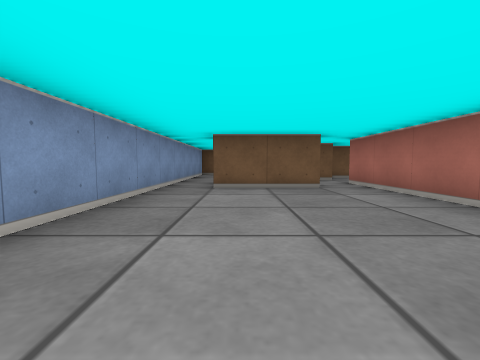
View 1 (above)

21 first-person views from a walk through a cub3D ray-caster map. The camera is about half as high as the walls, tilts 4° down and sees 90° across. The floor is counted in squares. Each view is taken from the middle of a square. On the plan, view 1 faces up. The plan holds only what a view shows up to about 9 squares ahead; the rest is blank. The place goes on beyond the plan.

View 2
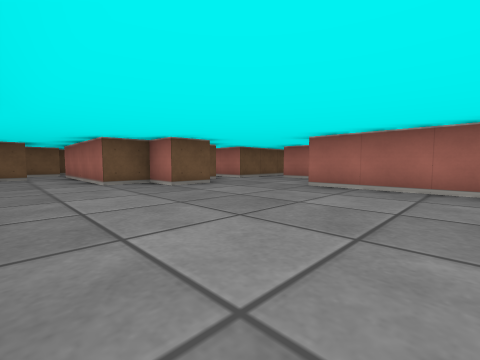

View 3
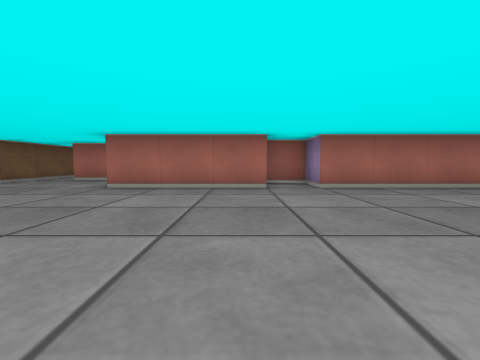

View 4
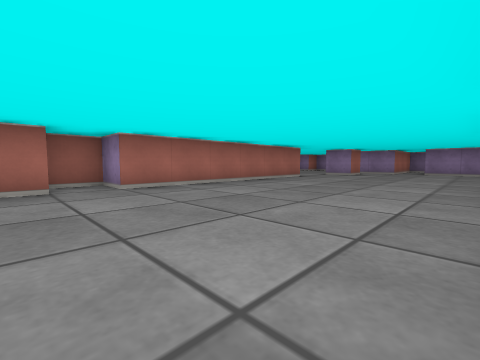

View 5
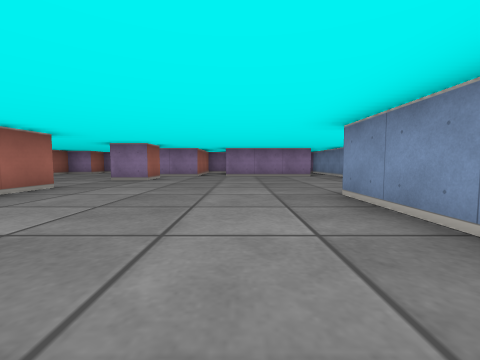

View 6
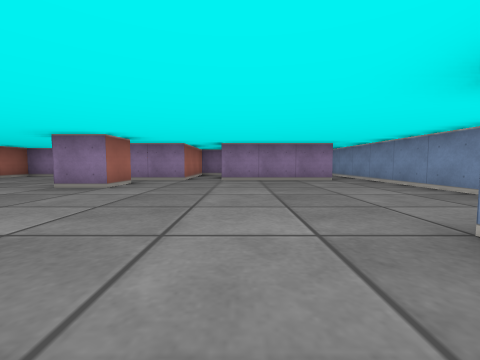

View 7
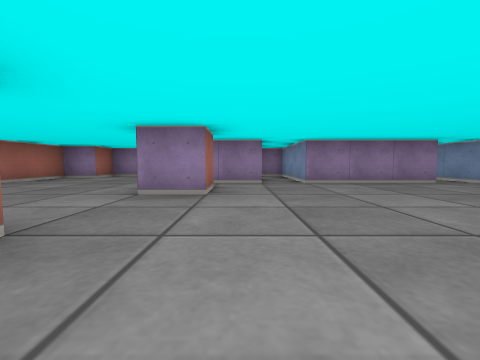

View 8
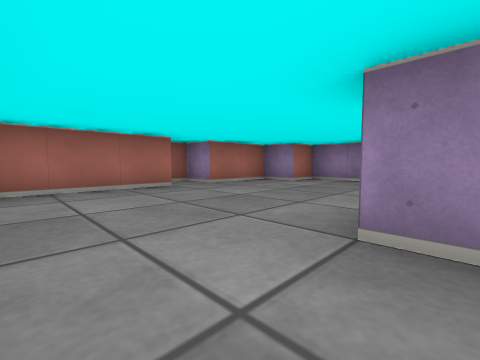

View 9
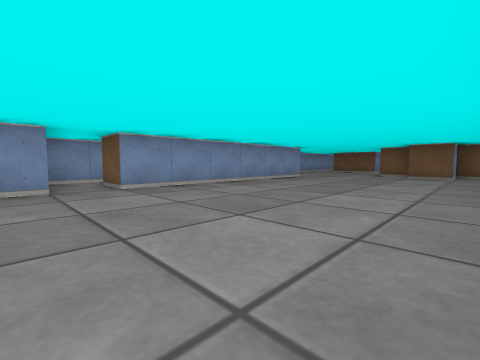

View 10
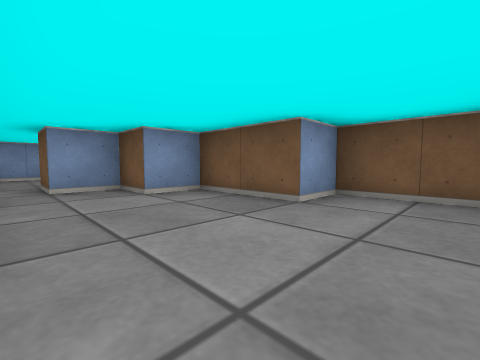

View 11
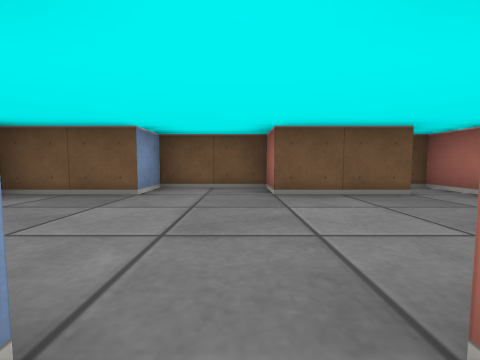

View 12
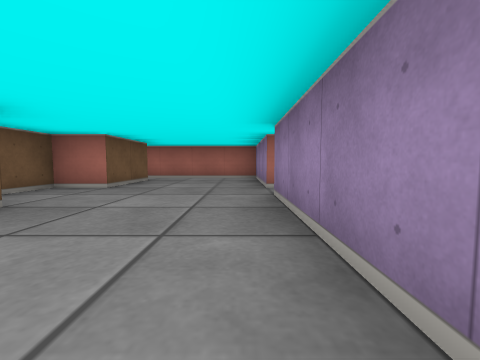

View 13
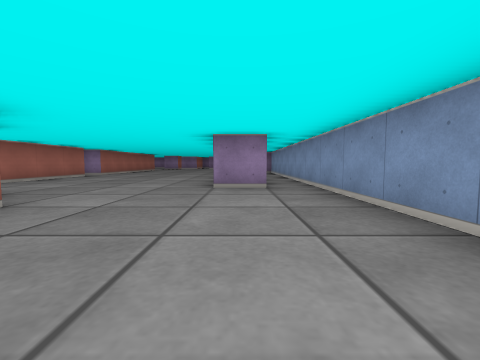

View 14
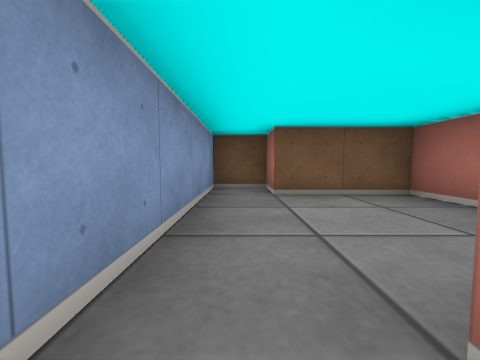

View 15
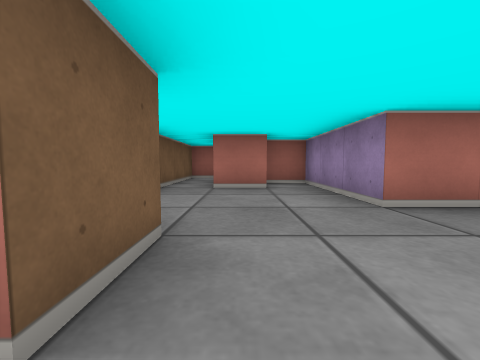

View 16
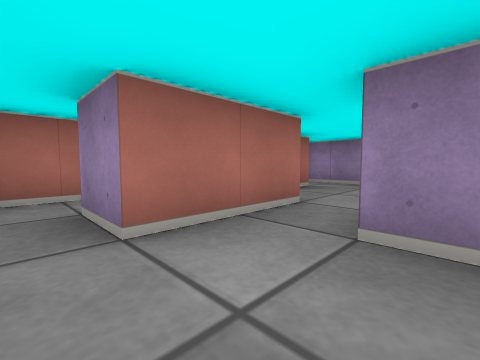

View 17
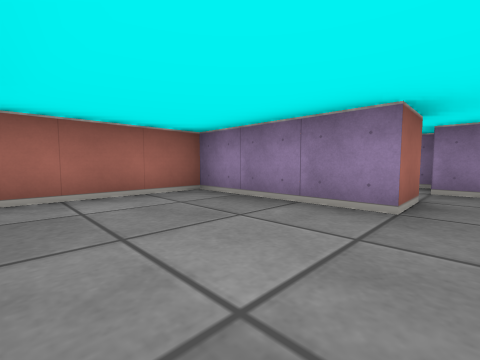

View 18
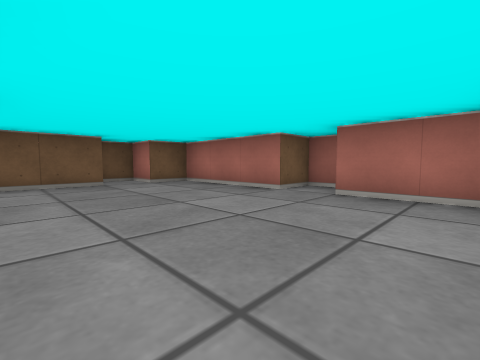

View 19
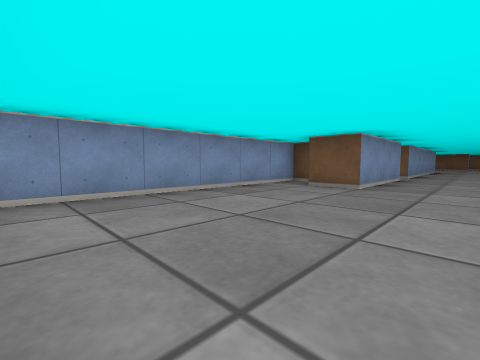

View 20
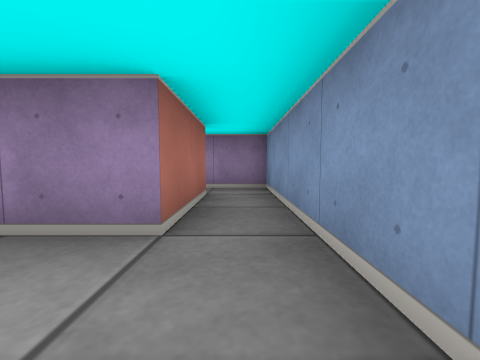

View 21
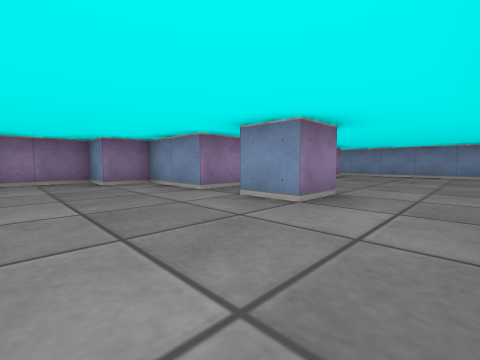

### Floor plan
Points are (right, up) in squares from view 1. A wall is a line through its corners. A room is listed if a view was taken in it or the views show most of it. See-through windows are left out.
Room 1 (views 1, 2, 3, 4, 5, 6, 7, 8, 9, 13, 15, 18, 19, 20, 21)
walls: (0.5, -7.4) (0.5, -10.5) (-0.5, -10.5); (5.5, -4.6) (5.5, -1.5) (8.5, -1.5) (8.5, -0.6); (-1, -9.5) (-1.5, -9.5) (-1.5, -15.5); (5.5, -11.6) (5.5, -5.5) (6.5, -5.5) (6.5, -4.5); (7.6, -11.5) (5.9, -11.5); (-0.5, -0.5) (0.5, -0.5) (0.5, -6.5) (-0.5, -6.5); (4.5, -14.5) (4.5, -13.5) (5.5, -13.5) (5.5, -14.5); (7.5, -0.5) (7.5, 0.5); (5.5, 1.5) (4.5, 1.5) (4.5, 0.5) (3.5, 0.5) (3.5, 1.5) (2.5, 1.5) (2.5, 4.5); (-0.5, -15.5) (2.5, -15.5) (2.5, -18.5) (3.2, -18.5); (10.5, 0.8) (10.5, 1.5) (6.5, 1.5) (6.5, 2.5); (3.5, -17.9) (3.5, -15.5) (5.5, -15.5) (5.5, -17.5) (6.5, -17.5) (6.5, -18.5) (8.5, -18.5) (8.5, -17.5) (9.5, -17.5) (9.5, -15.5) (10.5, -15.5) (10.5, -14.5) (9.5, -14.5) (9.5, -11.5) (8.5, -11.5) (8.5, -10.5) (7.8, -10.5); (1.6, 4.5) (-0.5, 4.5); (-1.5, 4.5) (-1.5, -7.4)
ways out: opening at (6, 2) to room 3; opening at (-1, 5) to room 4; opening at (2, 5) to room 4; opening at (-1, -16.5) to room 5
Room 2 (views 10, 12, 17)
walls: (7.5, 5.5) (10.5, 5.5) (10.5, 9.5) (10.1, 9.5); (9.6, 8.5) (7.5, 8.5) (7.5, 9.5) (5.5, 9.5) (5.5, 8.5) (3.5, 8.5) (3.5, 7.5) (2.5, 7.5) (2.5, 6.5); (3.4, 5.5) (6.5, 5.5)
ways out: opening at (7, 5) to room 3; opening at (2, 6) to room 4
Room 3 (views 11, 16)
walls: (6.5, 2.5) (6.5, 3.5) (7.5, 3.5); (7.5, 4.5) (7.5, 5.5); (4.9, 2.5) (5.5, 2.5); (8.5, 3.2) (8.5, 4.1)
ways out: opening at (6, 2) to room 1; opening at (7, 5) to room 2
Room 4 (view 14)
walls: (1.5, 7.5) (1.5, 8.5) (-0.5, 8.5) (-0.5, 9.5) (-1.5, 9.5) (-1.5, 4.5); (2.5, 6.5) (1.5, 6.5); (2.5, 4.5) (2.5, 5.5)
ways out: opening at (-1, 5) to room 1; opening at (2, 5) to room 1; opening at (2, 6) to room 2
Room 5 (no view inside)
walls: (-0.5, -17.5) (-0.5, -15.5); (-1.5, -15.5) (-1.5, -18.5) (-0.2, -18.5)
ways out: opening at (-1, -16.5) to room 1

Positions as (right, up) in squares from view 1, and headings:
1: (0, 0), facing up
2: (1, -4), facing up-right
3: (1, -4), facing right
4: (1, -4), facing down-right
5: (2, -7), facing down
6: (2, -9), facing down
7: (4, -10), facing down
8: (5, -12), facing down-right
9: (5, -8), facing up-left
10: (7, 6), facing up-left
11: (7, 5), facing up
12: (3, 6), facing right
13: (0, 4), facing down
14: (-1, 5), facing up
15: (3, 0), facing right
16: (5, 4), facing down-right
17: (7, 8), facing down-right
18: (6, -17), facing up-right
19: (2, -15), facing up-left
20: (-1, -14), facing down
21: (8, -12), facing down-left
